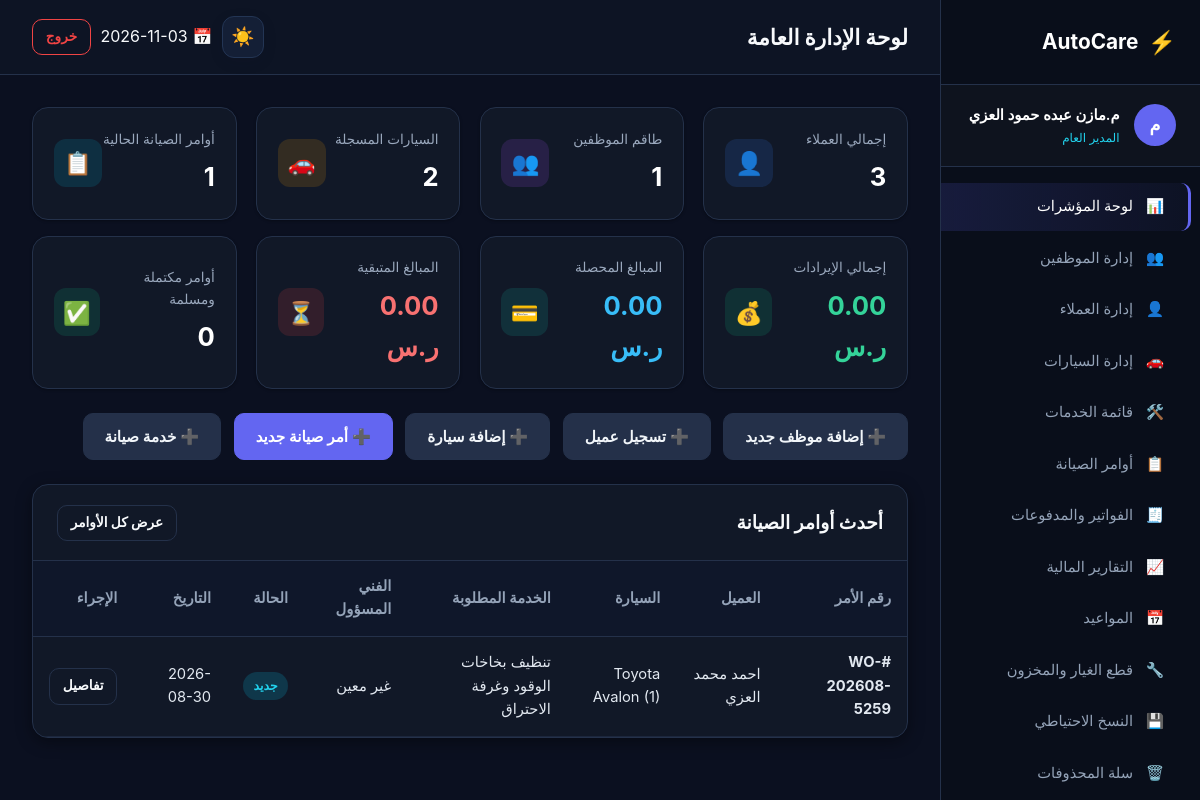
/dashboard.php (signed in), run on the app's committed database.
### tables this page shows
CREATE TABLE `users` (
  `id` int(10) UNSIGNED NOT NULL,
  `name` varchar(100) NOT NULL,
  `username` varchar(50) NOT NULL,
  `email` varchar(100) NOT NULL,
  `phone` varchar(25) NOT NULL,
  `password` varchar(255) NOT NULL,
  `role` enum('admin','employee','customer') NOT NULL DEFAULT 'customer',
  `status` enum('active','inactive','pending','pending_delete','deleted') NOT NULL DEFAULT 'active',
  `is_primary_admin` tinyint(1) NOT NULL DEFAULT 0,
  `deletion_requested` tinyint(1) NOT NULL DEFAULT 0,
  `deletion_requested_at` timestamp NULL DEFAULT NULL,
  `created_at` timestamp NULL DEFAULT current_timestamp(),
  `updated_at` timestamp NULL DEFAULT current_timestamp() ON UPDATE current_timestamp()
);

CREATE TABLE `work_orders` (
  `id` int(10) UNSIGNED NOT NULL,
  `order_number` varchar(30) NOT NULL,
  `customer_id` int(10) UNSIGNED NOT NULL,
  `vehicle_id` int(10) UNSIGNED NOT NULL,
  `assigned_employee_id` int(10) UNSIGNED DEFAULT NULL,
  `service_id` int(10) UNSIGNED DEFAULT NULL,
  `issue_description` text NOT NULL,
  `diagnosis_notes` text DEFAULT NULL,
  `estimated_cost` decimal(10,2) NOT NULL DEFAULT 0.00,
  `actual_cost` decimal(10,2) NOT NULL DEFAULT 0.00,
  `status` enum('new','inspecting','in_progress','completed','delivered','cancelled') NOT NULL DEFAULT 'new',
  `created_at` timestamp NULL DEFAULT current_timestamp(),
  `updated_at` timestamp NULL DEFAULT current_timestamp() ON UPDATE current_timestamp()
);

CREATE TABLE `customers` (
  `id` int(10) UNSIGNED NOT NULL,
  `user_id` int(10) UNSIGNED DEFAULT NULL,
  `full_name` varchar(120) NOT NULL,
  `phone` varchar(25) NOT NULL,
  `email` varchar(100) DEFAULT NULL,
  `address` varchar(255) DEFAULT NULL,
  `created_at` timestamp NULL DEFAULT current_timestamp(),
  `updated_at` timestamp NULL DEFAULT current_timestamp() ON UPDATE current_timestamp()
);

CREATE TABLE `vehicles` (
  `id` int(10) UNSIGNED NOT NULL,
  `customer_id` int(10) UNSIGNED NOT NULL,
  `plate_number` varchar(20) NOT NULL,
  `plate_letters` varchar(20) DEFAULT NULL,
  `make` varchar(50) NOT NULL,
  `model` varchar(50) NOT NULL,
  `year` smallint(5) UNSIGNED NOT NULL,
  `color` varchar(30) DEFAULT NULL,
  `vin` varchar(50) DEFAULT NULL,
  `notes` text DEFAULT NULL,
  `created_at` timestamp NULL DEFAULT current_timestamp(),
  `updated_at` timestamp NULL DEFAULT current_timestamp() ON UPDATE current_timestamp()
);

CREATE TABLE `services` (
  `id` int(10) UNSIGNED NOT NULL,
  `name` varchar(120) NOT NULL,
  `description` text DEFAULT NULL,
  `price` decimal(10,2) NOT NULL DEFAULT 0.00,
  `status` enum('active','inactive','pending','pending_delete','deleted') NOT NULL DEFAULT 'active',
  `is_primary_admin` tinyint(1) NOT NULL DEFAULT 0,
  `deletion_requested` tinyint(1) NOT NULL DEFAULT 0,
  `deletion_requested_at` timestamp NULL DEFAULT NULL,
  `created_at` timestamp NULL DEFAULT current_timestamp()
);

### dashboard.php (the view, shortened to what the rows shown need)
<?php
require_once __DIR__ . '/config.php';
require_auth();
$user = current_user();
$pdo = db();
if ($user['role'] === 'admin') {
    $recentOrders = $pdo->query("
        SELECT wo.*, c.full_name AS customer_name, v.plate_number, v.make, v.model, s.name AS service_name, u.name AS tech_name
        FROM work_orders wo
        JOIN customers c ON wo.customer_id = c.id
        JOIN vehicles v ON wo.vehicle_id = v.id
        LEFT JOIN services s ON wo.service_id = s.id
        LEFT JOIN users u ON wo.assigned_employee_id = u.id
        ORDER BY wo.id DESC LIMIT 5
    ")->fetchAll();
}
?>
<!DOCTYPE html>
<html lang="ar" dir="rtl" data-theme="<?= htmlspecialchars(current_theme()) ?>">
<head>
    <link rel="stylesheet" href="style.css">
</head>
<body class="dashboard-body">
    <div class="dashboard-wrapper">
        <aside class="sidebar" id="appSidebar">
            <div class="user-profile-badge">
                <div class="avatar-circle"><?= mb_substr($user['name'], 0, 1) ?></div>
                <div class="user-meta">
                    <div class="user-name"><?= htmlspecialchars($user['name']) ?></div>
                    <div class="user-role-tag"><?= $user['role'] === 'admin' ? 'المدير العام' : ($user['role'] === 'employee' ? 'موظف / فني' : 'عميل المركز') ?></div>
                </div>
            </div>
        </aside>
        <main class="main-content">
            <header class="topbar">
                <div class="topbar-left">
                    <h2 class="page-title">
                        <?php if ($user['role'] === 'admin'): ?>
                            لوحة الإدارة العامة
                        <?php elseif ($user['role'] === 'employee'): ?>
                            لوحة متابعة مهام الصيانة
                        <?php else: ?>
                            لوحة حساب العميل
                        <?php endif; ?>
                    </h2>
                </div>
            </header>
            <div class="content-container">
                <?php if ($user['role'] === 'admin'): ?>
                    <div class="card mt-4">
                        <div class="table-responsive">
                            <table class="data-table">
                                <thead>
                                    <tr>
                                        <th>رقم الأمر</th>
                                        <th>العميل</th>
                                        <th>السيارة</th>
                                        <th>الخدمة المطلوبة</th>
                                        <th>الفني المسؤول</th>
                                        <th>الحالة</th>
                                        <th>التاريخ</th>
                                        <th>الإجراء</th>
                                    </tr>
                                </thead>
                                <tbody>
                                    <?php if (!empty($recentOrders)): ?>
                                        <?php foreach ($recentOrders as $order): ?>
                                            <tr>
                                                <td><strong>#<?= htmlspecialchars($order['order_number']) ?></strong></td>
                                                <td><?= htmlspecialchars($order['customer_name']) ?></td>
                                                <td><?= htmlspecialchars($order['make'] . ' ' . $order['model'] . ' (' . $order['plate_number'] . ')') ?></td>
                                                <td><?= htmlspecialchars($order['service_name'] ?: 'فحص عام وتصليح') ?></td>
                                                <td><?= htmlspecialchars($order['tech_name'] ?: 'غير معين') ?></td>
                                                <td><?= status_badge($order['status']) ?></td>
                                                <td><?= htmlspecialchars(substr($order['created_at'], 0, 10)) ?></td>
                                                <td>
                                                    <a href="work_orders.php?view=<?= $order['id'] ?>" class="btn btn-sm btn-outline">تفاصيل</a>
                                                </td>
                                            </tr>
                                        <?php endforeach; ?>
                                    <?php else: ?>
                                        <tr>
                                            <td colspan="8" class="text-center py-4 text-muted">لا توجد أوامر صيانة مسجلة حتى الآن.</td>
                                        </tr>
                                    <?php endif; ?>
                                </tbody>
                            </table>
                        </div>
                    </div>
                <?php endif; ?>
            </div>
        </main>
    </div>
</body>
</html>

### config.php (shortened to what the rows shown need)
<?php
function db(): PDO {
    static $pdo = null;
    if ($pdo === null) {
        $dsn = "mysql:host=" . DB_HOST . ";dbname=" . DB_NAME . ";charset=" . DB_CHARSET;
        $options = [
            PDO::ATTR_ERRMODE            => PDO::ERRMODE_EXCEPTION,
            PDO::ATTR_DEFAULT_FETCH_MODE => PDO::FETCH_ASSOC,
            PDO::ATTR_EMULATE_PREPARES   => false,
        ];
        try {
            $pdo = new PDO($dsn, DB_USER, DB_PASS, $options);
        } catch (PDOException $e) {
            die("خطأ في الاتصال بقاعدة البيانات: يرجى التحقق من ملف config.php وتأكيد استيراد database.sql.");
        }
    }
    return $pdo;
}
function is_logged_in(): bool {
    return !empty($_SESSION['user_id']) && !empty($_SESSION['user_role']);
}
function current_user(): ?array {
    return [
        'id'       => (int)$_SESSION['user_id'],
        'name'     => $_SESSION['user_name'] ?? '',
        'username' => $_SESSION['user_username'] ?? '',
        'email'    => $_SESSION['user_email'] ?? '',
        'role'     => $_SESSION['user_role'] ?? '',
    ];
}
function is_primary_admin(int $userId): bool {
    try {
        $stmt = db()->prepare("SELECT is_primary_admin FROM users WHERE id = :id AND role = 'admin' LIMIT 1");
        $stmt->execute([':id' => $userId]);
        return (int)$stmt->fetchColumn() === 1;
    } catch (Exception $e) {
        try {
            $stmt = db()->query("SELECT id FROM users WHERE role = 'admin' ORDER BY id ASC LIMIT 1");
            return (int)$stmt->fetchColumn() === $userId;
        } catch (Exception $e2) {
            return false;
        }
    }
}
function require_auth(array $allowed_roles = []): void {
    try {
        $stmt = db()->prepare("SELECT id, name, username, email, role, status FROM users WHERE id = :id LIMIT 1");
        $stmt->execute([':id' => (int)$_SESSION['user_id']]);
    } catch (Exception $e) {
        force_logout('تعذر التحقق من حسابك. يرجى تسجيل الدخول من جديد.');
    }
}
function user_has_permission(int $userId, string $permissionKey, ?string $userRole = null): bool {
    if ($userRole === 'admin') {
        if (is_primary_admin($userId)) {
            return true;
        }
    }
    $defaultRoles = SYSTEM_PERMISSIONS[$permissionKey]['default_roles'] ?? [];
    return in_array($userRole, $defaultRoles, true);
}
function has_permission(string $permissionKey): bool {
    $user = current_user();
    return user_has_permission($user['id'], $permissionKey, $user['role']);
}
function current_theme(): string {
    return 'dark';
}
function status_badge(string $status): string {
    $badges = [
        'new'         => ['class' => 'badge-info',    'label' => 'جديد'],
        'inspecting'  => ['class' => 'badge-warning', 'label' => 'قيد الفحص'],
        'in_progress' => ['class' => 'badge-primary', 'label' => 'قيد الصيانة'],
        'completed'   => ['class' => 'badge-success', 'label' => 'مكتمل'],
        'delivered'   => ['class' => 'badge-dark',    'label' => 'تم التسليم'],
        'cancelled'   => ['class' => 'badge-danger',  'label' => 'ملغي'],
        'active'      => ['class' => 'badge-success', 'label' => 'نشط'],
        'inactive'    => ['class' => 'badge-danger',  'label' => 'معطل'],
        'pending'     => ['class' => 'badge-warning', 'label' => 'بانتظار الموافقة'],
        'pending_delete' => ['class' => 'badge-warning', 'label' => 'طلب حذف'],
        'deleted'    => ['class' => 'badge-secondary', 'label' => 'في سلة المحذوفات'],
        'paid'        => ['class' => 'badge-success', 'label' => 'مدفوع بالكامل'],
        'partial'     => ['class' => 'badge-warning', 'label' => 'تم تسليم جزء من المبلغ'],
        'unpaid'      => ['class' => 'badge-danger',  'label' => 'غير مدفوع'],
    ];
    $item = $badges[$status] ?? ['class' => 'badge-secondary', 'label' => $status];
    return '<span class="badge ' . $item['class'] . '">' . htmlspecialchars($item['label']) . '</span>';
}

### data on the page
users: name "م", name "م.مازن عبده حمود العزي"
work_orders: order_number "WO-202608-5259", customer.full_name "احمد محمد العزي", vehicle.plate_number "Toyota Avalon (1)", service.name "تنظيف بخاخات الوقود وغرفة الاحتراق", tech_name "غير معين", status "جديد", created_at "2026-08-30"

### other printed values
$stats['customers'] "3"
$stats['employees'] "1"
$stats['vehicles'] "2"
$stats['open_orders'] "1"
format_money($stats['revenue']) "0.00 ر.س"
format_money($stats['paid']) "0.00 ر.س"
format_money($stats['pending_balance']) "0.00 ر.س"
$stats['done_orders'] "0"
